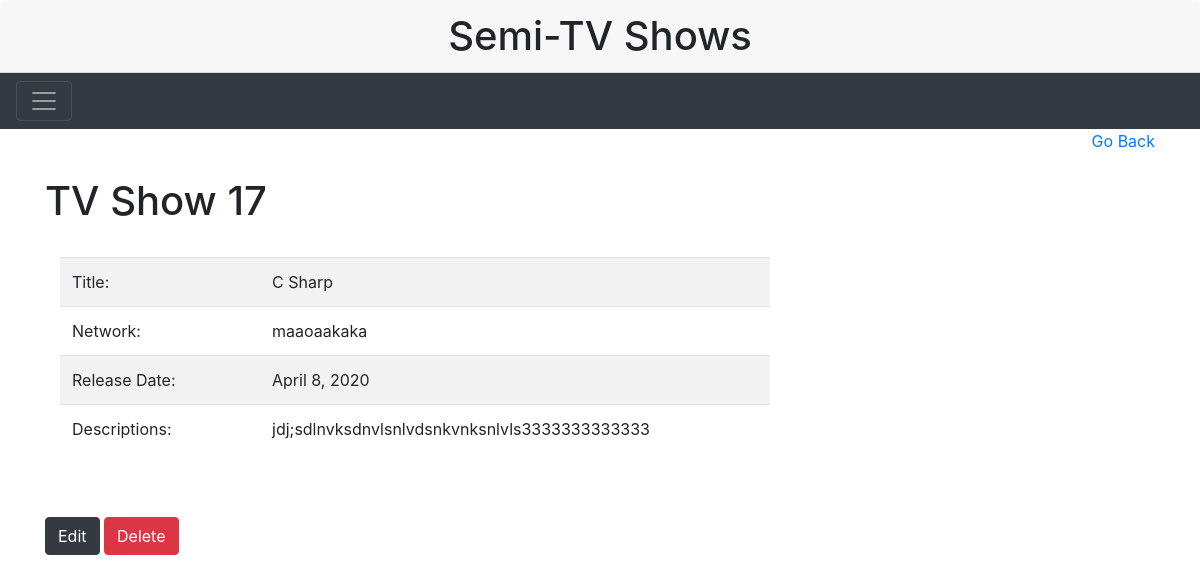
The app's page /show/17 with its own data.
### semi_App/models.py (models this page shows)
class Tv_Show(models.Model):
    title = models.CharField(max_length=255)
    network = models.CharField(max_length=255)
    release_date = models.TextField()
    descriptions = models.TextField()
    created_at = models.DateTimeField(auto_now_add=True)
    updated_at = models.DateTimeField(auto_now=True)

### semi_App/views.py (the view)
# urls.py: path('show/<int:Id>',views.tv_show),
def tv_show(request, Id):
    daitel_id = Tv_Show.objects.get(id=Id)
    context ={
        "show_info": daitel_id
    }
    return render(request, "tv_shows2.html", context)

### semi_App/templates/tv_shows2.html
{% extends 'base.html' %}
{% block 'body' %}
<div class="container center">
    <div class="float-right diplay-block-none">
        <a href="/all_show">Go Back</a>
    </div><br><br>
    <h1>TV Show {{ show_info.id }} </h1><br>
  <div class="col-sm-8">
    <table  class="table table-striped table-hover">
        <tr>
            <td width="200"> Title: </td>
            <td>{{ show_info.title }}</td>
        </tr>
        <tr>
            <td width="200"> Network: </td>
            <td>{{ show_info.network }}</td>
        </tr>
        <tr>
            <td width="200"> Release Date: </td>
            <td>{{ show_info.release_date }}</td>
        </tr>
        <tr>
            <td width="200"> Descriptions: </td>
            <td>{{ show_info.descriptions }}</td>
        </tr>
    </table>
  </div><br><br>
  <a class="btn btn-dark" href="/edit_show/{{ show_info.id }}">Edit </a>
  <a class="btn btn-danger" href="/show_deletes/{{ show_info.id }}">Delete</a>
</div>
{% endblock 'body' %}

### records on screen
Tv_Show: id "17", title "C Sharp", network "maaoaakaka", release_date "April 8, 2020", descriptions "jdj;sdlnvksdnvlsnlvdsnkvnksnlvls3333333333333"
